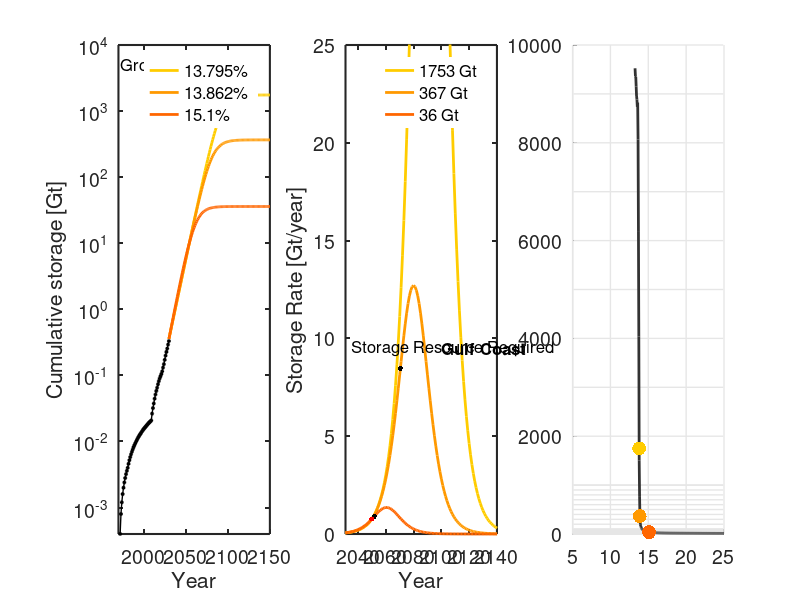

Write MATLAB code to recreate this figure. (Note: this script raises an error after producing the figure.)
% US national 

clear all
close all
set(0,'DefaultAxesFontSize',14, 'defaultlinelinewidth', 2,...
    'DefaultAxesTitleFontWeight', 'normal')

% Define colormaps, note that colorbrewer was used for manuscript figures,
% and requires additional packages
bluecc = summer(6); 
autumncc = flipud(autumn(6)); 
coolcc = flipud(cool(6)); 
greycc = flipud(gray(6)); 

%% Load Data - historical data 
load('GCdata.txt')
years = GCdata(:,1); % years
qinj =  GCdata(:,2); % MT - storage rate 
Q =  GCdata(:,3)./1000; % Gt - cumulative storage 

% US national 

%% Input
% Growth rate fit to current data
w =0.152439003;
% possible storage capacity required in 2100
Qinf = [366];
% Fit peak years
peak_year = [2096]; 
% Input for models with change in rate in 2030
year_rate_change = (2030);
% rate change
rtarget = [0.13795, 0.13862  0.151];

% resulting storage to meet 2100 target
Qtarget =[1753.1, 366.9790  36.3404];

% resulting peak injection
peak_target = [2091.6, 2080 2060.5];

% vector defining years c5alculate model output
x = [years(1):2150];
% calculate the constant for exponential growth
% a = Q(2030)./exp(year_Rate_change.*w);
%% Plot cumulative storage
figure('position', [105  337  1700  441])
subplot(1,3,1)
hold on


% Plot increased rate data
for i=1:length(Qtarget)
    % trajectory from 8.6 and a rate change to 10.6
    cum_at_rate_change = exp(year_rate_change.*w).*exp(-310.4750519);
    x2 = [year_rate_change:2150];
    
    C = (Qtarget(i)-cum_at_rate_change);
    pt = (C./(1+exp(rtarget(i)*(peak_target(i)-x2))));
    plot(x2,pt, 'color', autumncc(i+1,:))
end


% Plot actual data - historical growth data 
plot(years(1:end), Q(1:end),'-ok','MarkerFaceColor', 'k','MarkerSize',2, 'linewidth', 1,'HandleVisibility','off')
set(gca, 'YScale', 'log')

% Large plot axis
text(1972, 5000, 'Growth Rates', 'fontsize', 12)
axis([1970 2150 10^-3.4 10^4])
legend({[num2str(rtarget(1)*100), '%'], ...
    [num2str(rtarget(2)*100), '%'],[num2str(rtarget(3)*100), '%']}, ...
    'Box', 'off',  'fontsize', 12, 'Position', ...
    [0.126 0.63 0.07 0.2630])
xlabel('Year')
ylabel('Cumulative storage [Gt]')
box on
set(gca, 'YScale', 'log')
set(gca, 'Color', 'white');
set(gca,'linewidth',1.5)

%% Storage rate subplot
subplot(1,3,2)
hold on


% Calculate rate change storage curves
for i=1:length(Qtarget)
    cum_2030 = exp(year_rate_change.*w).*exp(-310.4750519);
    x2 = [year_rate_change:2150];
    
    C = (Qtarget(i)-cum_2030);
    
    yrate = (C.*rtarget(i).*exp(rtarget(i).*(peak_target(i)-x2)))./...
        ((1+exp(rtarget(i).*(peak_target(i)-x2))).^2);
    
    plot(x2,yrate, 'color', autumncc(i+1,:))
end

% Calculate inflection years
inflection_time_red = peak_target-log(2+sqrt(3))./rtarget;
C = (Qtarget-cum_2030);
y_inflect_red = (C.*rtarget.*exp(rtarget.*(peak_target-inflection_time_red)))./...
        ((1+exp(rtarget.*(peak_target-inflection_time_red))).^2);

% Label and plot inflection years  
 
plot(inflection_time_red, y_inflect_red, '.k', 'markersize', 12)


plot(2050, 0.769, '.r', 'markersize', 12,'HandleVisibility','off')

% Format and annotate plot
box on
xlabel('Year')
ylabel('Storage Rate [Gt/year]')
set(gca,'linewidth',1.5)
set(gca, 'Color', 'white')
axis([2031 2140 0 25])
set(gcf, 'Color', [1,1,1]);


text(2035, 9.5, sprintf('Storage Resource Required'), 'fontsize', 12)
legend({ [num2str(round(Qtarget(1))),  ' Gt'], ...
    [num2str(round(Qtarget(2))),  ' Gt'],[num2str(round(Qtarget(3))), ' Gt']}, ...
    'Box', 'off',  'fontsize', 12,... 
    'Position',[0.41 0.63 0.07 0.2630])
text(2100,9.5, 'Gulf Coast', 'fontsize', 12, 'FontWeight', 'bold')


%% Now plot target tradeoff curves
subplot(1,3,3)
hold on
axis_def = [5 25 1 10000];
line_grey = ones(1,3).*0.9;
for i=1:1:10
plot([axis_def(1)+0.1, axis_def(2)-0.1], [i i], 'linewidth', 1, 'color', line_grey,'HandleVisibility','off')
end
for i=10:10:101
plot([axis_def(1)+0.1, axis_def(2)-0.1], [i i], 'linewidth', 1, 'color', line_grey,'HandleVisibility','off')
end
for i=100:100:1000
plot([axis_def(1)+0.1, axis_def(2)-0.1], [i i], 'linewidth', 1, 'color', line_grey,'HandleVisibility','off')
end
for i=1000:1000:10000
plot([axis_def(1)+0.1, axis_def(2)-0.1], [i i], 'linewidth', 1, 'color', line_grey,'HandleVisibility','off')
end
for i=axis_def(1):5:axis_def(2)
plot([i, i], [axis_def(3) axis_def(4)], 'linewidth', 1, 'color', line_grey,'HandleVisibility','off')
end

% load cumulative storage contours 
load('target769.txt')
Rr = target769(:,1);  % grpwth rate
M = target769(:,2); % Qmin
plot(Rr.*100, M, 'k', 'color', greycc(end-1,:))
%hold on

    
for i=1:length(Qtarget)
    cum_2030 = exp(year_rate_change.*w).*exp(-310.4750519);
    C = (Qtarget(i)-cum_2030);
    plot(rtarget(i).*100,C, '.','markersize', 30, 'color', autumncc(i+1,:),'HandleVisibility','off')
end

yline(1767)
yline(366)
yline(37)

% format plot
set(gca, 'YScale', 'log')
axis(axis_def)
box on
xlabel('Growth Rate [%]')
ylabel('Storage resource required [Gt]')
set(gca, 'Color', 'none');
set(gca,'linewidth',1.5)

text(5.1, 5, sprintf('Storage rate by 2050'), 'fontsize', 14)

legend({['769 Mt/yr, Gulf Coast Hub']}, ...
   'Box', 'off',  'fontsize', 13,'location', 'southwest')
